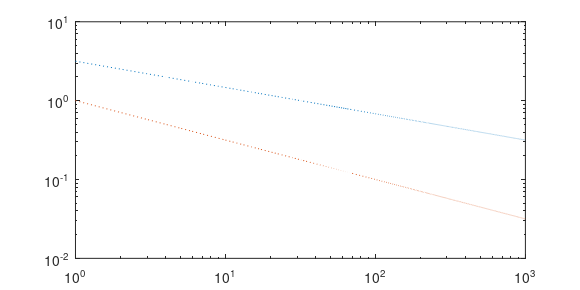

This chart was generated by the following MATLAB code: (Note: this script raises an error after producing the figure.)
dimensions = 10:25:1000;

figure('Units', 'points', 'Position', [0 0 418 209], 'PaperPositionMode', 'auto');
loglog((10^(0.5)) ./ ((1:1000).^(1/3)), ':');
hold on
loglog(1 ./ ((1:1000).^(1/2)), ':');
eigenvalue_ratios = zeros(length(dimensions));
for i = 1:length(dimensions)
dimension = dimensions(i);
adjacency_matix = random_adjacency_matrix(dimension);
eigenvalues = eigs(google_matrix(adjacency_matix, 0.85), 2);
eigenvalue_ratios(i) = abs(eigenvalues(2) / eigenvalues(1));
abs(eigenvalues(2))
end
loglog(dimensions, eigenvalue_ratios);

axis([10 1100 0 1]);
set(gca,...
'Units', 'normalized',...
'Position',[.15 .15 .75 .75],...
'FontUnits','points',...
'FontWeight','normal',...
'FontSize',9);
xlabel('Anzahl an Webseiten $$N$$', 'Interpreter', 'latex');
ylabel('Eigenwertverh\"altnis $$\left|\frac{\lambda_2}{\lambda_1}\right|$$', 'Interpreter', 'latex')
l = legend({'$$\mathcal{O}(N^{-1/3})$$', '$$\mathcal{O}(N^{-1/2})$$', '$$\left|\frac{\lambda_2}{\lambda_1}\right|$$'}, 'Interpreter', 'latex');
l.Location = 'southwest';
hold off

print -depsc2 eigenvalue-proportions.eps